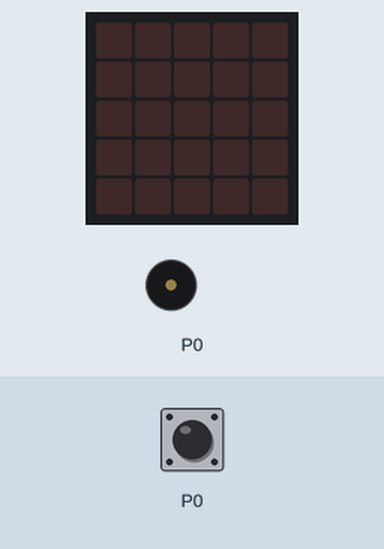
Bench run of a program on a simulated BBC micro:bit running MicroPython. Parts: the board's 5×5 LED display, buzzer (waves = sounding). The inputs (shaded band) are chosen by the test bench; at power-on: P0 HIGH.

Above: at 1.2 s.
1.3 s: P0 pulled LOW for 0.15 s
At 1.37 s:
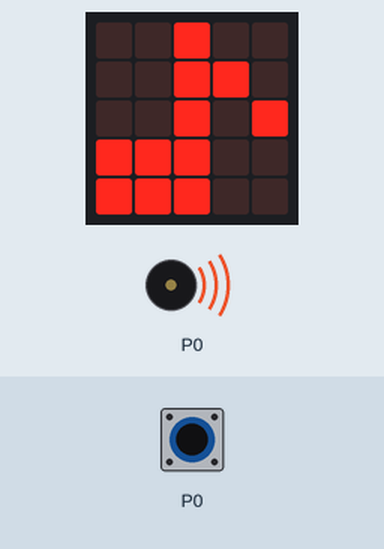
2.9 s: P0 pulled LOW for 3.2 s
At 6.4 s:
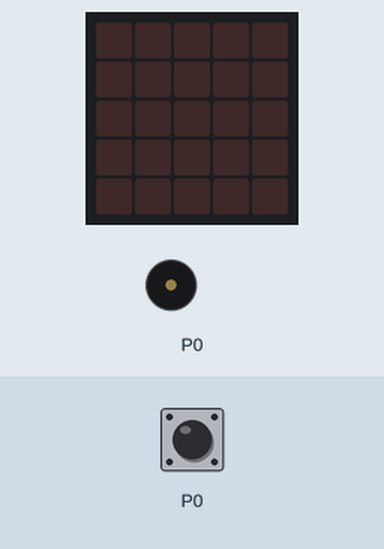
Timing chart, 0 to 7.9 s (numbered marks = the images above; inputs shaded):
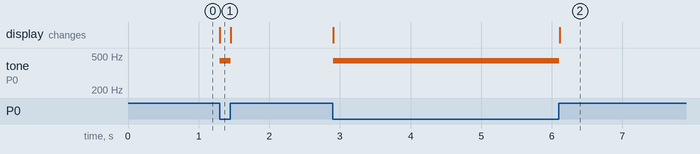

The program:

main.py
```python
# Sample: ton-solange-gedrueckt  (DS425 Pushbutton)
# Board:   BBC micro:bit V2.2
# Sprache: MicroPython
#
# Ziel: Der Ton erklingt genau so lange, wie der Taster gedrueckt gehalten wird.
#       Loslassen -> Ton aus.
#
# --------------------------------------------------------------------------
# Verkabelung (identisch zu Sample "ton-bei-druck")
# --------------------------------------------------------------------------
#   Taster-Bein 1  ->  Pin  P0
#   Taster-Bein 2  ->  Pin  GND
#
#   Interner Pull-up von P0 aktiv:
#     - losgelassen:  P0 = 1
#     - gedrueckt:    P0 = 0
# --------------------------------------------------------------------------

from microbit import *
import music

pin0.set_pull(pin0.PULL_UP)

war_gedrueckt = False

while True:
    gedrueckt = (pin0.read_digital() == 0)

    if gedrueckt and not war_gedrueckt:
        # Flanke: gerade gedrueckt -> Dauerton starten
        # duration=-1  -> spielt endlos weiter
        # wait=False   -> Programm laeuft weiter (Ton im Hintergrund)
        # pin=None     -> nur ueber den eingebauten Lautsprecher (V2)
        music.pitch(440, -1, pin=None, wait=False)
        display.show(Image.MUSIC_QUAVER)

    elif not gedrueckt and war_gedrueckt:
        # Flanke: gerade losgelassen -> Ton stoppen
        music.stop()
        display.clear()

    war_gedrueckt = gedrueckt
    sleep(10)   # kurze Pause = einfache Entprellung
```

Measured:
- after the input at 1.3 s, tone on P0: silent → 440 Hz at once, → silent 0.15 s later; the display: changes at once (image 1)
- after the input at 2.9 s, tone on P0: silent → 440 Hz at once, → silent 3.2 s later; the display: first changes at once (image 2 shows a later state)
